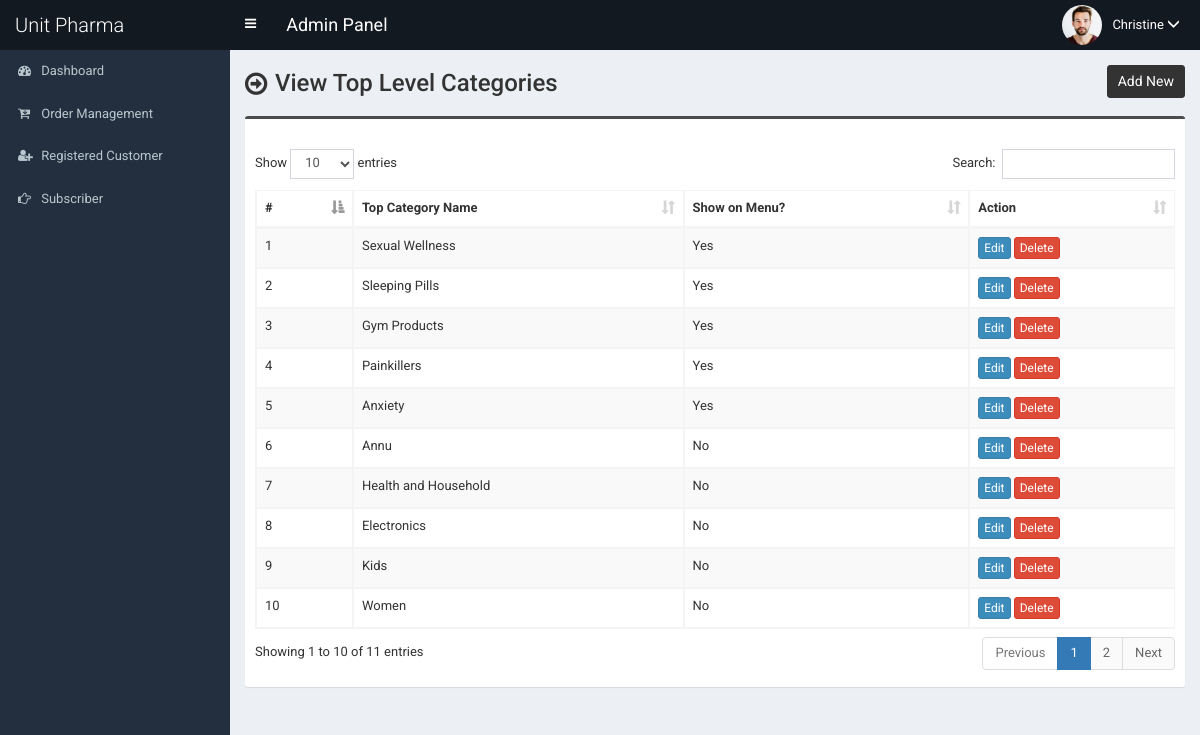
The app's page /admin/top-category.php (signed in) with its own data.
### tables this page shows
CREATE TABLE `tbl_top_category` (
  `tcat_id` int(11) NOT NULL,
  `tcat_name` varchar(255) NOT NULL,
  `show_on_menu` int(1) NOT NULL
);

### admin/top-category.php (the view, shortened to what this page needs)
<?php require_once('header.php'); ?>
<section class="content-header">
	<div class="content-header-left">
		<h1>View Top Level Categories</h1>
	</div>
	<div class="content-header-right">
		<a href="top-category-add.php" class="btn btn-primary btn-sm">Add New</a>
	</div>
</section>
<section class="content">
  <div class="row">
    <div class="col-md-12">
      <div class="box box-info">
        <div class="box-body table-responsive">
          <table id="example1" class="table table-bordered table-hover table-striped">
			<thead>
			    <tr>
			        <th>#</th>
			        <th>Top Category Name</th>
                    <th>Show on Menu?</th>
			        <th>Action</th>
			    </tr>
			</thead>
            <tbody>
            	<?php
            	$i=0;
            	$statement = $pdo->prepare("SELECT * FROM tbl_top_category ORDER BY tcat_id DESC");
            	$statement->execute();
            	$result = $statement->fetchAll(PDO::FETCH_ASSOC);
            	foreach ($result as $row) {
            		$i++;
            		?>
					<tr>
	                    <td><?php echo $i; ?></td>
	                    <td><?php echo $row['tcat_name']; ?></td>
                        <td>
                            <?php
                                if($row['show_on_menu'] == 1) {
                                    echo 'Yes';
                                } else {
                                    echo 'No';
                                }
                            ?>
                        </td>
	                    <td>
	                        <a href="top-category-edit.php?id=<?php echo $row['tcat_id']; ?>" class="btn btn-primary btn-xs">Edit</a>
	                        <a href="#" class="btn btn-danger btn-xs" data-href="top-category-delete.php?id=<?php echo $row['tcat_id']; ?>" data-toggle="modal" data-target="#confirm-delete">Delete</a>
	                    </td>
	                </tr>
            		<?php
            	}
            	?>
            </tbody>
          </table>
        </div>
      </div>
</section>
<?php require_once('footer.php'); ?>

### admin/style.css (style rules this page uses)
body { font-size: 13px; font-family: "Roboto", sans-serif; }
.content-header > h1, .content-header .content-header-left h1 { font-family: "Roboto", sans-serif; }
.box-info { padding-top: 20px; }
.content-header { overflow: hidden; }
.content-header .content-header-left { float: left; padding-top: 5px; }
.content-header .content-header-right { float: right; }
.content-header .content-header-left h1 { margin-top: 0; margin-bottom: 0; padding-left: 30px; padding-bottom: 5px; font-size: 24px; position: relative; }
.content-header .content-header-left h1:before { position: absolute; top: 0; left: 0; font-family: "FontAwesome", sans-serif; font-size: 26px; content: "\f18e"; }
.content-header .content-header-right a { position: relative; font-size: 14px; }
.box.box-info { border-top-color: #4c4c4c; }
.content-header .content-header-right a { background-color: #333333; border-color: #333333; }

### records on screen
tbl_top_category: tcat_name "Sexual Wellness", show_on_menu "Yes"
tbl_top_category: tcat_name "Sleeping Pills", show_on_menu "Yes"
tbl_top_category: tcat_name "Gym Products", show_on_menu "Yes"
tbl_top_category: tcat_name "Painkillers", show_on_menu "Yes"
tbl_top_category: tcat_name "Anxiety", show_on_menu "Yes"
tbl_top_category: tcat_name "Annu", show_on_menu "No"
tbl_top_category: tcat_name "Health and Household", show_on_menu "No"
tbl_top_category: tcat_name "Electronics", show_on_menu "No"
tbl_top_category: tcat_name "Kids", show_on_menu "No"
tbl_top_category: tcat_name "Women", show_on_menu "No"

### other values on screen
$_SESSION['user']['full_name'] "Christine"
